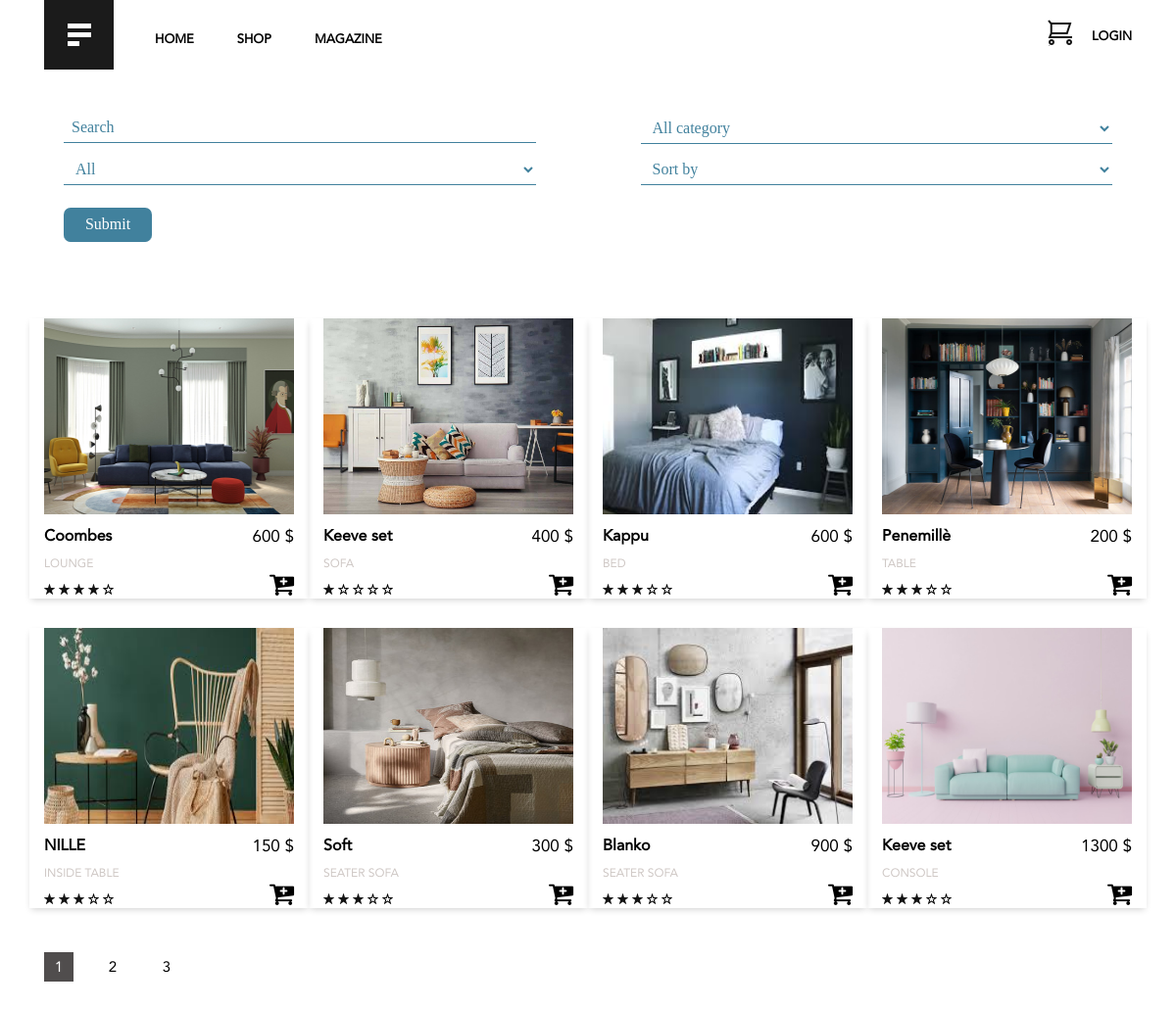
The page / on the database its author committed.
### tables this page shows
CREATE TABLE `products` (
  `id` int(11) NOT NULL,
  `name` varchar(255) NOT NULL DEFAULT '0',
  `price` int(11) NOT NULL DEFAULT 0,
  `category_id` int(11) NOT NULL DEFAULT 0,
  `img` varchar(255) DEFAULT NULL,
  `rate` int(100) NOT NULL DEFAULT 3
);

CREATE TABLE `categories` (
  `id` int(11) NOT NULL,
  `name` varchar(255) DEFAULT NULL,
  `parent_id` int(11) DEFAULT NULL
);

### index.php (the view, shortened to what this page needs)
<!DOCTYPE html>
<html lang="en">
<head>
    <link rel="stylesheet" href="assets/css/style.css">
    <link rel="stylesheet" href="assets/css/bootstrap.min.css">
    <link rel="stylesheet" href="assets/css/reset.css">
    <link rel="stylesheet" href="assets/css/font-awesome.min.css">
</head>
<body>
<header>
    <section class="container">
        <div class="row">
            <div class="left col-xl-8 col-lg-8 col-md-6 col-6">
                <img src="assets/images/Logo.png" class="float-left" width="71" height="71" title="logo image"
                     alt="logo image">
                <nav class="top-menu float-left">
                    <ul>
                        <li><a href="#">HOME</a></li>
                        <li><a href="#">SHOP</a></li>
                        <li><a href="#">MAGAZINE</a></li>
                    </ul>
                </nav>
            </div>
            <div class="right ol-xl-4 col-lg-4 col-md-6 col-6 text-right">
                <a href="#" class="buy d-inline-block mr-3" title="Go To Shopping Cart"></a>
                <?php if (isset($_COOKIE["user"])){ ?> <!-- si cookoie de user est bon, donc user
                est connecté, on montre profile et logout -->
                <div class="dropdown">
                    <button type="button" class="btn-user btn dropdown-toggle" data-toggle="dropdown">
                        <?php echo $_COOKIE["user"]; ?>
                    </button> <div class="dropdown-menu">
                        <a href="profile.php">Profile</a>
                        <a href="login/signout.php">Sign out</a>
                    </div>
                </div>
            </div>
            <?php
                }
                else{
                ?>
                <a href="login/login.php" class="login d-inline-block" title="login">LOGIN</a>
            <?php } ?>
            </div>
        </div>
    </section>
    <div class="container bar-search mx-auto mt-4">
        <div class="card-body">
            <form class="form-bar" action="searchresults.php" method="post">
                <input class="search-input" type="text" name="term" placeholder="Search"/>
                <select name="select_category" class="cat">
                    <option value="all">All category</option>
                </select>
                <span class="clearfix"></span>
                <div class="form-group">
                    <select name="select_price" class="select-form price d-inline-block">
                        <option value="all">All</option>
                    </select>
                    <select name="select_sort" class="select-form sort d-inline-block">
                        <option value="all">Sort by</option>
                    </select>
                </div>
                <span class="clearfix"></span>
                <input class="btn-submit" type="submit" value="Submit"/>
            </form>
        </div>
    </div>
</header>
<div class="main mt-5">
    <section class="container filter">
        <div class="row">
            <?PHP
            if (!isset ($_GET['page'])) {
                $page = 1;
            } else {
                $page = $_GET['page'];
            }
            $result_per_page = 8;
            $offset = ($page - 1) * $result_per_page;
            include_once("connect.php");
            $sql = "select * from products order by id LIMIT " . $result_per_page . " offset " . $offset;
            $result = $connect->query($sql);
            foreach ($result as $row) {
                $sql2 = "SELECT name FROM `categories` where id=?";
                $query2 = $connect->prepare($sql2);
                $query2->bindValue(1, $row["category_id"]);
                $query2->execute();
                $cat = $query2->fetch(PDO::FETCH_ASSOC);
            ?>
            <div class="img col-lg-3 col-md-4 col-sm-6 col-12 product">
                <img src="assets/images/products/<?php echo $row["img"]; ?> " class="post-img" alt="coombes"
                     title="coombes image">
                <div class="name">
                    <a href="#" class="d-block">
                        <h2 class="float-left"><?php echo $row["name"]; ?> </h2>
                    </a>
                    <span class="price float-right"><?php echo $row["price"]; ?> $</span>
                </div>
                <span class="clearfix"></span>
                <a href="#" class="d-block"><span class="d-block category"><?php echo $cat["name"]; ?> </span></a>
                <div class="ft-box">
                    <div class="rating float-left">
                        <div class="rate">
                            <?php
                            for ($i = 1; $i <= $row["rate"]; $i++) {
                                ?>
                                <span class="star-black"></span>
                                <?php
                            }
                            for ($i = 1; $i <= 5 - $row["rate"]; $i++) {
                                ?>
                                <span class="star-white"></span>
                                <?php
                            }
                            ?>
                        </div>
                    </div>
                    <a href="#" class="d-block float-right" title="add to cart"><span
                                class="buy fa fa-cart-plus"></span></a>
                </div>
            </div>
            <?php } ?>
        </div>
    </section>
    <section class="container paging">
        <ul>
            <?php
            $sql5 = "select count(id) from products";
            $result5 = $connect->query($sql5);
            $number_of_products = $result5->fetch(PDO::FETCH_COLUMN);
            $number_of_page = ceil($number_of_products / $result_per_page);
             for ($i = 1; $i <= $number_of_page; $i++) {
                if ($i == $page) {
                    echo '<li class="active"><a href = "index.php?page=' . $i . '">' . $i . ' </a></li>';
                } else {
                    echo '<li><a href = "index.php?page=' . $i . '">' . $i . ' </a></li>';
                }
            }
            ?>
        </ul>
        <span class="clearfix"></span>
    </section>
</div>
</body>
</html>

### assets/css/style.css (style rules this page uses)
.top-menu { margin-top: 20px; margin-left: 20px; }
.top-menu li { float: left; padding: 10px; }
.top-menu a { padding: 12px; }
.top-menu li a, header .login { color: black !important; font: 13px 'AvenirrRoman'; font-weight: 600; }
header .buy { width: 25px; height: 27px; margin-top: 20px; background: url("../images/Cart Button.png"); }
header .login { vertical-align: super; }
.select-form { width: 45% !important; }
.search-input, .form-bar .price { width: 45% !important; float: left; }
.cat, .form-bar .sort { width: 45% !important; float: right; }
.search-input::placeholder { color: #41819d; }
.form-bar input, .form-bar select { display: block; margin-bottom: 10px; padding:6px 8px; border: 0; border-bottom: 1px solid #41819d; background-color: transparent; color: #41819d; }
.btn-submit { background-color: #41819d !important; width: 90px; height: 35px; border-bottom: 2px solid #266e8e; border-radius: 7px; margin-top: 13Px; color: white !important; }
.post-img { width: 100%; height: 200px; -webkit-transform: scale(1); transform: scale(1); -webkit-transition: .3s ease-in-out; transition: .3s ease-in-out; }
.main .product .name { font: 17px "AvenirrRoman"; color: black; padding: 10px 0; }
.main .product .name h2 { font-weight: 600; color: black; font-size: 16px; }
.main .product .category { color: #cec7c4; font: 12px "AvenirrRoman"; padding-top: 10px; }
.main .product .ft-box .fa { font-size: 27px; color: black; float: right; }
.product { margin-bottom: 30px; overflow: hidden !important; box-shadow: 0 3px 7px -2px rgba(0,0,0,0.2); }
.paging { margin:15px auto 30px !important; }
.paging li { float: left; display: block; width: 30px; height: 30px; text-align: center; margin-right: 25px; }
.paging li.active { background-color: #504d4d; }
.paging li.active a { color: white; }
.paging li a:not(.fa) { font: 15px "AvenirrRoman"; }
.paging li a { font-size: 15px; color: black; display: block; padding-top: 8px; }
.rating { padding-top: 10px; }
.rate .star-white { content: ""; background: url(../images/Star.png); width: 11px; height: 11px; display: inline-block; }
.rate .star-black { background: url(../images/StarOn.png); width: 11px; height: 11px; display: inline-block; }

### rows shown on the page
products: img (picture), name "Coombes", price "600", category.name "LOUNGE", rate 4 (drawn)
products: img (picture), name "Keeve set", price "400", category.name "SOFA", rate 1 (drawn)
products: img (picture), name "Kappu", price "600", category.name "BED", rate 3 (drawn)
products: img (picture), name "Penemillè", price "200", category.name "TABLE", rate 3 (drawn)
products: img (picture), name "NILLE", price "150", category.name "INSIDE TABLE", rate 3 (drawn)
products: img (picture), name "Soft", price "300", category.name "SEATER SOFA", rate 3 (drawn)
products: img (picture), name "Blanko", price "900", category.name "SEATER SOFA", rate 3 (drawn)
products: img (picture), name "Keeve set", price "1300", category.name "CONSOLE", rate 3 (drawn)
